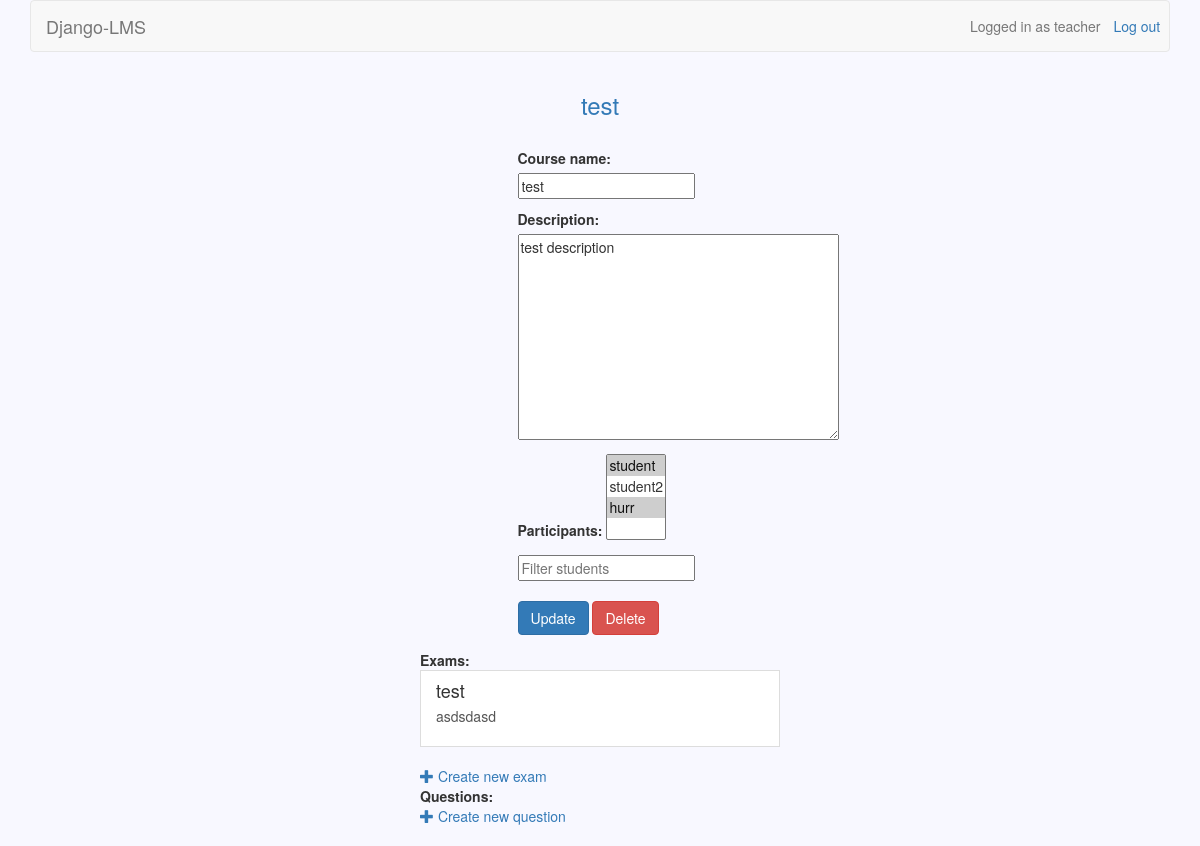
/courses/27 (signed in), run on an earlier commit of the app's database.
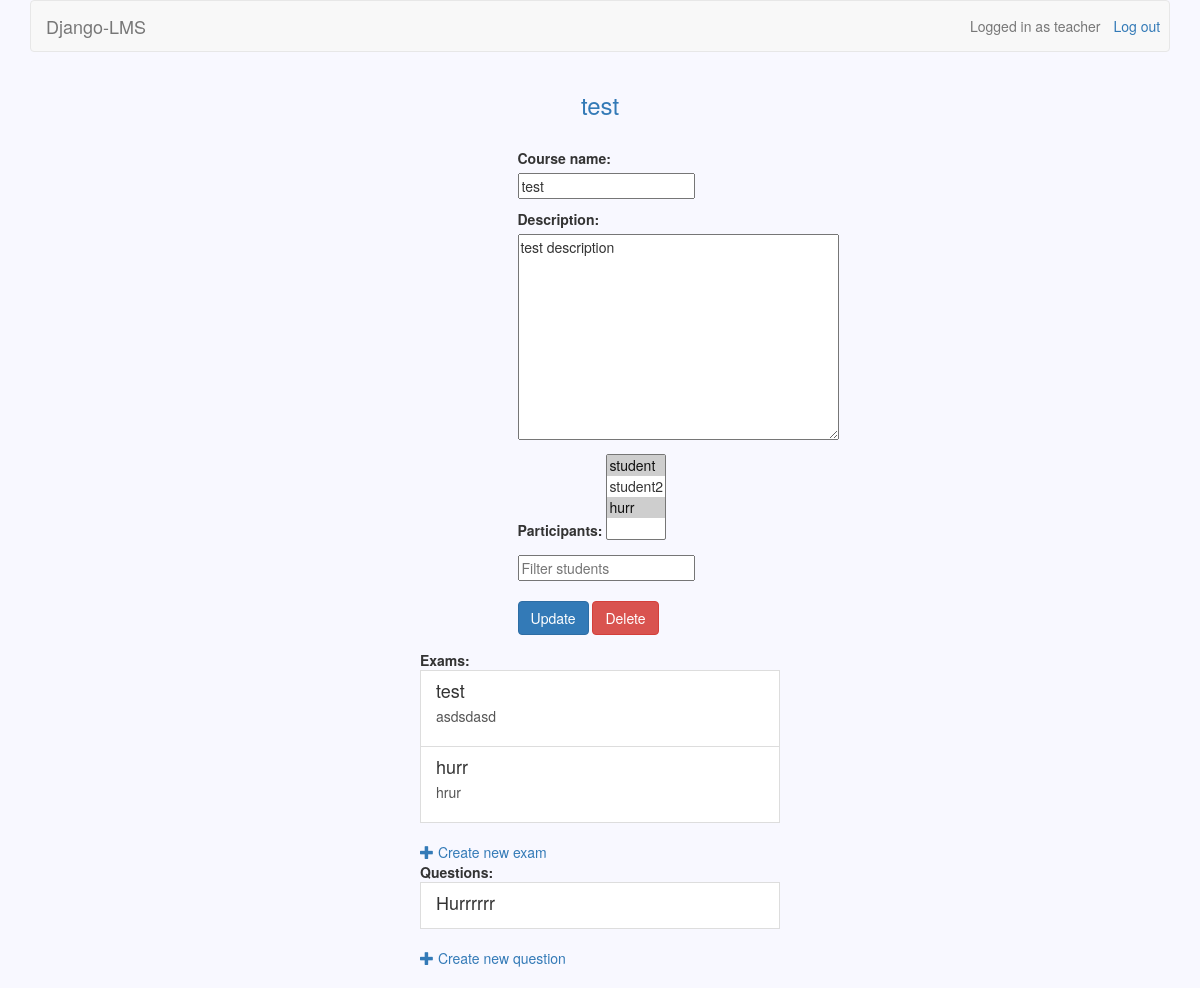
And on a later commit of the database.
### exams/models.py (models this page shows)
class Exam(models.Model):
	owner = models.CharField(max_length=30)
	name = models.CharField(max_length=30)
	description = models.TextField(blank=True)
	updated = models.DateTimeField(auto_now=True)
	date_to_be_taken = models.DateTimeField()
	course = models.ForeignKey(Course)

### questions/models.py (models this page shows)
class Question(models.Model):
	owner = models.CharField(max_length=30)
	name = models.CharField(max_length=30)
	question_text = models.TextField(blank=True)
	course = models.ForeignKey(Course)

### courses/views.py (the view)
# urls.py: url(r'^(\d+)$', views.edit_course, name='edit_course'),
@user_passes_test(teacher_check)
def edit_course(request, course_id):
	course = Course.objects.get(id=course_id)
	exams = Exam.objects.filter(course=course_id)
	questions = Question.objects.filter(course=course_id)
	if request.user.username == course.owner:
		participants = list(Participation.objects.filter(course=course_id))
		if request.method == 'POST' and 'update' in request.POST:
			form = CourseForm(instance=course, data=request.POST)
			if form.is_valid():
				update(form, course)
				messages.add_message(request, messages.INFO, 'Course updated successfully.')
				return redirect('/courses/')
		if request.method == 'POST' and 'delete' in request.POST:
			course.delete()
			Participation.objects.filter(course=course).delete()
			messages.add_message(request, messages.INFO, 'Course deleted successfully.')
			return redirect('/courses/')
		else :
			form = CourseForm(instance=course)
		return render(request, 'edit_course.html', {'form': form, 'course': course, 'participants': participants,
			'exams': exams, 'questions': questions })
	return redirect('/courses/')

### courses/forms.py
class CourseForm(forms.ModelForm):
	name = forms.CharField(label="Course name", max_length=30)
	description = forms.Textarea()
	participants = forms.ModelMultipleChoiceField(required=False, queryset=User.objects.filter(is_teacher=False),
		widget=forms.SelectMultiple())
	class Meta:
		model = Course
		fields = ['name', 'description', 'participants']
	def __init__(self, instance=None, *args, **kwargs):
		super().__init__(*args, **kwargs)
		self.instance.course = instance

### courses/views.py (called while the page is built)
def teacher_check(user):
    return user.is_teacher

### courses/templates/edit_course.html (shortened to what this page needs)
{% extends 'base.html' %}
{% block header_text %}
	{% if messages %}
	    {% for message in messages %}
	    	{{ message }}
	    {% endfor %}
	{% else %}
		{{ course.name }}
	{% endif %}
{% endblock %}
{% block form_action %}{% url 'edit_course' course.id %}{% endblock %}
{% block dashboard %}
	<b>Exams:</b>
	{% for exam in exams %}
		<a class="list-group-item" href="{% url 'edit_exam' course.id exam.id %}">
			<h4 class="list-group-item-heading">{{ exam.name }}</h4>
			<p class="list-group-item-description">{{ exam.description }}</p>
		</a>
	{% endfor %}
	<br>
	<a href="{% url 'create_exam' course.id %}">
		<span class="glyphicon glyphicon-plus"></span>
		Create new exam
	</a>
	<br>
	<b>Questions:</b>
	{% for question in questions %}
		<a class="list-group-item" href="{% url 'edit_question' course.id question.id %}">
			<h4 class="list-group-item-heading">{{ question.name }}</h4>
		</a>
	{% endfor %}
	<br>
	<a href="{% url 'create_question' course.id %}">
		<span class="glyphicon glyphicon-plus"></span>
		Create new question
	</a>
{% endblock %}
{% block button %}
	<input type="text" id="id_search" placeholder="Filter students">
	<br>
	<br>
	<button class="btn btn-primary" id="id_submit" type="submit" name="update">Update</button>
	<button class="btn btn-danger" id="id_delete" name="delete" onclick="return confirmDelete()">Delete</button>
{% endblock %}

What changed in the data, as far as the page shows it:
added Exam: name "hurr", description "hrur"
added Question: name "Hurrrrrr"
